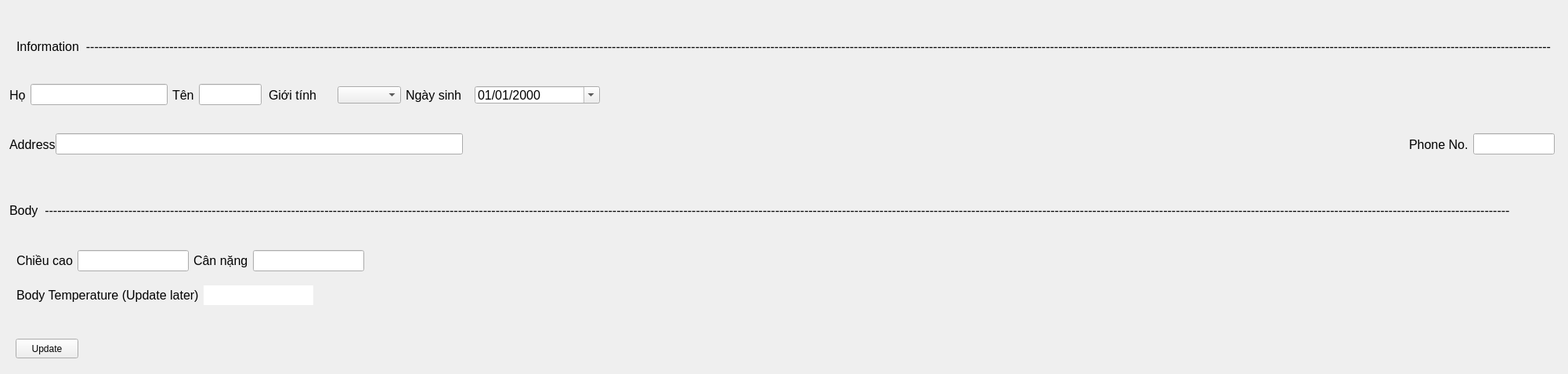
               <widget class="QWidget" name="InputProfilePage">
                <layout class="QVBoxLayout" name="verticalLayout_11">
                 <item>
                  <widget class="QWidget" name="headerProfile" native="true">
                   <property name="maximumSize">
                    <size>
                     <width>16777215</width>
                     <height>80</height>
                    </size>
                   </property>
                   <widget class="QLabel" name="label_8">
                    <property name="geometry">
                     <rect>
                      <x>70</x>
                      <y>20</y>
                      <width>231</width>
                      <height>16</height>
                     </rect>
                    </property>
                    <property name="font">
                     <font>
                      <pointsize>12</pointsize>
                     </font>
                    </property>
                    <property name="text">
                     <string>&lt;username&gt; Infomation</string>
                    </property>
                   </widget>
                  </widget>
                 </item>
                 <item>
                  <widget class="QWidget" name="bodyProfile" native="true">
                   <property name="minimumSize">
                    <size>
                     <width>0</width>
                     <height>400</height>
                    </size>
                   </property>
                   <layout class="QVBoxLayout" name="verticalLayout_12">
                    <property name="spacing">
                     <number>1</number>
                    </property>
                    <property name="leftMargin">
                     <number>1</number>
                    </property>
                    <property name="topMargin">
                     <number>1</number>
                    </property>
                    <property name="rightMargin">
                     <number>1</number>
                    </property>
                    <property name="bottomMargin">
                     <number>1</number>
                    </property>
                    <item>
                     <widget class="QWidget" name="widget_10" native="true">
                      <layout class="QVBoxLayout" name="verticalLayout_22">
                       <item>
                        <widget class="QLabel" name="label_9">
                         <property name="font">
                          <font>
                           <pointsize>12</pointsize>
                          </font>
                         </property>
                         <property name="text">
                          <string>Information  ---------------------------------------------------------------------------------------------------------------------------------------------------------------------------------------------------------------------------------------------------------------------------------------------------------------------------------------------------------------</string>
                         </property>
                        </widget>
                       </item>
                      </layout>
                     </widget>
                    </item>
                    <item>
                     <widget class="QWidget" name="widget_9" native="true">
                      <property name="maximumSize">
                       <size>
                        <width>16777215</width>
                        <height>40</height>
                       </size>
                      </property>
                      <layout class="QHBoxLayout" name="horizontalLayout_10">
                       <property name="spacing">
                        <number>0</number>
                       </property>
                       <property name="leftMargin">
                        <number>0</number>
                       </property>
                       <property name="topMargin">
                        <number>0</number>
                       </property>
                       <property name="rightMargin">
                        <number>0</number>
                       </property>
                       <property name="bottomMargin">
                        <number>0</number>
                       </property>
                       <item alignment="Qt::AlignmentFlag::AlignLeft">
                        <widget class="QWidget" name="widget_11" native="true">
                         <layout class="QHBoxLayout" name="horizontalLayout_11">
                          <property name="spacing">
                           <number>6</number>
                          </property>
                          <property name="leftMargin">
                           <number>0</number>
                          </property>
                          <property name="topMargin">
                           <number>0</number>
                          </property>
                          <property name="rightMargin">
                           <number>0</number>
                          </property>
                          <property name="bottomMargin">
                           <number>0</number>
                          </property>
                          <item>
                           <widget class="QLabel" name="label_10">
                            <property name="maximumSize">
                             <size>
                              <width>30</width>
                              <height>16777215</height>
                             </size>
                            </property>
                            <property name="font">
                             <font>
                              <pointsize>12</pointsize>
                             </font>
                            </property>
                            <property name="text">
                             <string>Họ</string>
                            </property>
                           </widget>
                          </item>
                          <item>
                           <widget class="QLineEdit" name="inpFirstName">
                            <property name="minimumSize">
                             <size>
                              <width>175</width>
                              <height>25</height>
                             </size>
                            </property>
                            <property name="maximumSize">
                             <size>
                              <width>175</width>
                              <height>16777215</height>
                             </size>
                            </property>
                            <property name="font">
                             <font>
                              <pointsize>12</pointsize>
                             </font>
                            </property>
                           </widget>
                          </item>
                          <item>
                           <widget class="QLabel" name="label_11">
                            <property name="maximumSize">
                             <size>
                              <width>30</width>
                              <height>16777215</height>
                             </size>
                            </property>
                            <property name="font">
                             <font>
                              <pointsize>12</pointsize>
                             </font>
                            </property>
                            <property name="text">
                             <string>Tên</string>
                            </property>
                           </widget>
                          </item>
                          <item>
                           <widget class="QLineEdit" name="inpLastName">
                            <property name="minimumSize">
                             <size>
                              <width>80</width>
                              <height>25</height>
                             </size>
                            </property>
                            <property name="maximumSize">
                             <size>
                              <width>80</width>
                              <height>16777215</height>
                             </size>
                            </property>
                            <property name="font">
                             <font>
                              <pointsize>12</pointsize>
                             </font>
                            </property>
                           </widget>
                          </item>
                         </layout>
                        </widget>
                       </item>
                       <item alignment="Qt::AlignmentFlag::AlignLeft">
                        <widget class="QWidget" name="widget_57" native="true">
                         <property name="minimumSize">
                          <size>
                           <width>441</width>
                           <height>40</height>
                          </size>
                         </property>
                         <property name="maximumSize">
                          <size>
                           <width>16777215</width>
                           <height>16777215</height>
                          </size>
                         </property>
                         <property name="cursor">
                          <cursorShape>ArrowCursor</cursorShape>
                         </property>
                         <property name="styleSheet">
                          <string notr="true">QComboBox {
	background-color: ;
}</string>
                         </property>
                         <layout class="QHBoxLayout" name="horizontalLayout_41">
                          <item>
                           <widget class="QLabel" name="label_47">
                            <property name="font">
                             <font>
                              <pointsize>12</pointsize>
                             </font>
                            </property>
                            <property name="text">
                             <string>Giới tính</string>
                            </property>
                           </widget>
                          </item>
                          <item>
                           <widget class="QComboBox" name="inpSexual">
                            <property name="minimumSize">
                             <size>
                              <width>75</width>
                              <height>0</height>
                             </size>
                            </property>
                            <item>
                             <property name="text">
                              <string />
                             </property>
                            </item>
                            <item>
                             <property name="text">
                              <string>Nam</string>
                             </property>
                            </item>
                            <item>
                             <property name="text">
                              <string>Nữ</string>
                             </property>
                            </item>
                            <item>
                             <property name="text">
                              <string>Khác</string>
                             </property>
                            </item>
                           </widget>
                          </item>
                          <item>
                           <widget class="QLabel" name="label_48">
                            <property name="font">
                             <font>
                              <pointsize>12</pointsize>
                             </font>
                            </property>
                            <property name="text">
                             <string>Ngày sinh</string>
                            </property>
                           </widget>
                          </item>
                          <item>
                           <widget class="QDateEdit" name="inpDateOfBirth">
                            <property name="minimumSize">
                             <size>
                              <width>160</width>
                              <height>22</height>
                             </size>
                            </property>
                            <property name="maximumSize">
                             <size>
                              <width>200</width>
                              <height>22</height>
                             </size>
                            </property>
                            <property name="font">
                             <font>
                              <pointsize>12</pointsize>
                             </font>
                            </property>
                            <property name="mouseTracking">
                             <bool>false</bool>
                            </property>
                            <property name="contextMenuPolicy">
                             <enum>Qt::ContextMenuPolicy::DefaultContextMenu</enum>
                            </property>
                            <property name="acceptDrops">
                             <bool>true</bool>
                            </property>
                            <property name="autoFillBackground">
                             <bool>true</bool>
                            </property>
                            <property name="displayFormat">
                             <string>dd/MM/yyyy</string>
                            </property>
                            <property name="calendarPopup">
                             <bool>true</bool>
                            </property>
                            <property name="currentSectionIndex">
                             <number>0</number>
                            </property>
                            <property name="timeSpec">
                             <enum>Qt::TimeSpec::UTC</enum>
                            </property>
                            <property name="date">
                             <date>
                              <year>2000</year>
                              <month>1</month>
                              <day>1</day>
                             </date>
                            </property>
                           </widget>
                          </item>
                         </layout>
                        </widget>
                       </item>
                       <item>
                        <spacer name="horizontalSpacer">
                         <property name="orientation">
                          <enum>Qt::Orientation::Horizontal</enum>
                         </property>
                         <property name="sizeHint" stdset="0">
                          <size>
                           <width>40</width>
                           <height>20</height>
                          </size>
                         </property>
                        </spacer>
                       </item>
                      </layout>
                     </widget>
                    </item>
                    <item>
                     <widget class="QWidget" name="widget_13" native="true">
                      <layout class="QHBoxLayout" name="horizontalLayout_23">
                       <property name="spacing">
                        <number>0</number>
                       </property>
                       <property name="leftMargin">
                        <number>0</number>
                       </property>
                       <property name="topMargin">
                        <number>0</number>
                       </property>
                       <property name="rightMargin">
                        <number>0</number>
                       </property>
                       <property name="bottomMargin">
                        <number>0</number>
                       </property>
                       <item alignment="Qt::AlignmentFlag::AlignLeft">
                        <widget class="QWidget" name="widget_12" native="true">
                         <property name="minimumSize">
                          <size>
                           <width>579</width>
                           <height>84</height>
                          </size>
                         </property>
                         <property name="maximumSize">
                          <size>
                           <width>579</width>
                           <height>84</height>
                          </size>
                         </property>
                         <layout class="QHBoxLayout" name="horizontalLayout_13">
                          <property name="spacing">
                           <number>0</number>
                          </property>
                          <property name="leftMargin">
                           <number>0</number>
                          </property>
                          <property name="topMargin">
                           <number>0</number>
                          </property>
                          <property name="rightMargin">
                           <number>0</number>
                          </property>
                          <property name="bottomMargin">
                           <number>0</number>
                          </property>
                          <item>
                           <widget class="QLabel" name="label_12">
                            <property name="font">
                             <font>
                              <pointsize>12</pointsize>
                             </font>
                            </property>
                            <property name="text">
                             <string>Address</string>
                            </property>
                           </widget>
                          </item>
                          <item>
                           <widget class="QLineEdit" name="inpAddress">
                            <property name="minimumSize">
                             <size>
                              <width>0</width>
                              <height>25</height>
                             </size>
                            </property>
                            <property name="font">
                             <font>
                              <pointsize>12</pointsize>
                             </font>
                            </property>
                           </widget>
                          </item>
                         </layout>
                        </widget>
                       </item>
                       <item alignment="Qt::AlignmentFlag::AlignRight">
                        <widget class="QWidget" name="widget_30" native="true">
                         <property name="maximumSize">
                          <size>
                           <width>200</width>
                           <height>84</height>
                          </size>
                         </property>
                         <layout class="QHBoxLayout" name="horizontalLayout_22">
                          <item>
                           <widget class="QLabel" name="label_23">
                            <property name="font">
                             <font>
                              <pointsize>12</pointsize>
                             </font>
                            </property>
                            <property name="text">
                             <string>Phone No.</string>
                            </property>
                           </widget>
                          </item>
                          <item>
                           <widget class="QLineEdit" name="inpPhoneNumber">
                            <property name="minimumSize">
                             <size>
                              <width>104</width>
                              <height>25</height>
                             </size>
                            </property>
                            <property name="font">
                             <font>
                              <pointsize>12</pointsize>
                             </font>
                            </property>
                           </widget>
                          </item>
                         </layout>
                        </widget>
                       </item>
                      </layout>
                     </widget>
                    </item>
                    <item>
                     <widget class="QWidget" name="widget_32" native="true">
                      <layout class="QVBoxLayout" name="verticalLayout_23">
                       <property name="spacing">
                        <number>0</number>
                       </property>
                       <property name="leftMargin">
                        <number>0</number>
                       </property>
                       <property name="topMargin">
                        <number>0</number>
                       </property>
                       <property name="rightMargin">
                        <number>0</number>
                       </property>
                       <property name="bottomMargin">
                        <number>0</number>
                       </property>
                       <item>
                        <widget class="QLabel" name="label_24">
                         <property name="font">
                          <font>
                           <pointsize>12</pointsize>
                          </font>
                         </property>
                         <property name="text">
                          <string>Body  ---------------------------------------------------------------------------------------------------------------------------------------------------------------------------------------------------------------------------------------------------------------------------------------------------------------------------------------------------------------</string>
                         </property>
                        </widget>
                       </item>
                      </layout>
                     </widget>
                    </item>
                    <item>
                     <widget class="QWidget" name="widget_31" native="true">
                      <layout class="QVBoxLayout" name="verticalLayout_24">
                       <property name="spacing">
                        <number>0</number>
                       </property>
                       <property name="leftMargin">
                        <number>0</number>
                       </property>
                       <property name="topMargin">
                        <number>0</number>
                       </property>
                       <property name="rightMargin">
                        <number>0</number>
                       </property>
                       <property name="bottomMargin">
                        <number>0</number>
                       </property>
                       <item alignment="Qt::AlignmentFlag::AlignLeft">
                        <widget class="QWidget" name="widget_33" native="true">
                         <layout class="QHBoxLayout" name="horizontalLayout_24">
                          <item>
                           <widget class="QLabel" name="label_25">
                            <property name="font">
                             <font>
                              <pointsize>12</pointsize>
                             </font>
                            </property>
                            <property name="text">
                             <string>Chiều cao</string>
                            </property>
                           </widget>
                          </item>
                          <item>
                           <widget class="QLineEdit" name="inpHeight">
                            <property name="minimumSize">
                             <size>
                              <width>0</width>
                              <height>25</height>
                             </size>
                            </property>
                            <property name="font">
                             <font>
                              <pointsize>12</pointsize>
                             </font>
                            </property>
                           </widget>
                          </item>
                          <item>
                           <widget class="QLabel" name="label_26">
                            <property name="font">
                             <font>
                              <pointsize>12</pointsize>
                             </font>
                            </property>
                            <property name="text">
                             <string>Cân nặng</string>
                            </property>
                           </widget>
                          </item>
                          <item>
                           <widget class="QLineEdit" name="inpWeight">
                            <property name="minimumSize">
                             <size>
                              <width>0</width>
                              <height>25</height>
                             </size>
                            </property>
                            <property name="font">
                             <font>
                              <pointsize>12</pointsize>
                             </font>
                            </property>
                           </widget>
                          </item>
                         </layout>
                        </widget>
                       </item>
                       <item alignment="Qt::AlignmentFlag::AlignLeft">
                        <widget class="QWidget" name="widget_34" native="true">
                         <layout class="QHBoxLayout" name="horizontalLayout_25">
                          <item>
                           <widget class="QLabel" name="label_29">
                            <property name="font">
                             <font>
                              <pointsize>12</pointsize>
                             </font>
                            </property>
                            <property name="text">
                             <string>Body Temperature (Update later)</string>
                            </property>
                           </widget>
                          </item>
                          <item>
                           <widget class="QLineEdit" name="lineEdit_14">
                            <property name="minimumSize">
                             <size>
                              <width>0</width>
                              <height>25</height>
                             </size>
                            </property>
                            <property name="font">
                             <font>
                              <pointsize>12</pointsize>
                             </font>
                            </property>
                            <property name="cursor">
                             <cursorShape>ForbiddenCursor</cursorShape>
                            </property>
                            <property name="maxLength">
                             <number>3</number>
                            </property>
                            <property name="frame">
                             <bool>false</bool>
                            </property>
                            <property name="echoMode">
                             <enum>QLineEdit::EchoMode::NoEcho</enum>
                            </property>
                            <property name="cursorMoveStyle">
                             <enum>Qt::CursorMoveStyle::VisualMoveStyle</enum>
                            </property>
                           </widget>
                          </item>
                         </layout>
                        </widget>
                       </item>
                       <item>
                        <widget class="QWidget" name="widget_35" native="true">
                         <layout class="QHBoxLayout" name="horizontalLayout_26" />
                        </widget>
                       </item>
                      </layout>
                     </widget>
                    </item>
                   </layout>
                  </widget>
                 </item>
                 <item>
                  <widget class="QWidget" name="footerProffile" native="true">
                   <property name="styleSheet">
                    <string notr="true">QPushButton:hover{
	background-color: #191975;
	font-weight: bold;
	border-top: 2px solid #000066; 
	border-left: 5px solid #000066;
	border-bottom: 6px solid #000066;
}</string>
                   </property>
                   <layout class="QHBoxLayout" name="horizontalLayout_30">
                    <item alignment="Qt::AlignmentFlag::AlignLeft|Qt::AlignmentFlag::AlignTop">
                     <widget class="QPushButton" name="update">
                      <property name="minimumSize">
                       <size>
                        <width>75</width>
                        <height>25</height>
                       </size>
                      </property>
                      <property name="text">
                       <string>Update</string>
                      </property>
                     </widget>
                    </item>
                   </layout>
                  </widget>
                 </item>
                </layout>
               </widget>
